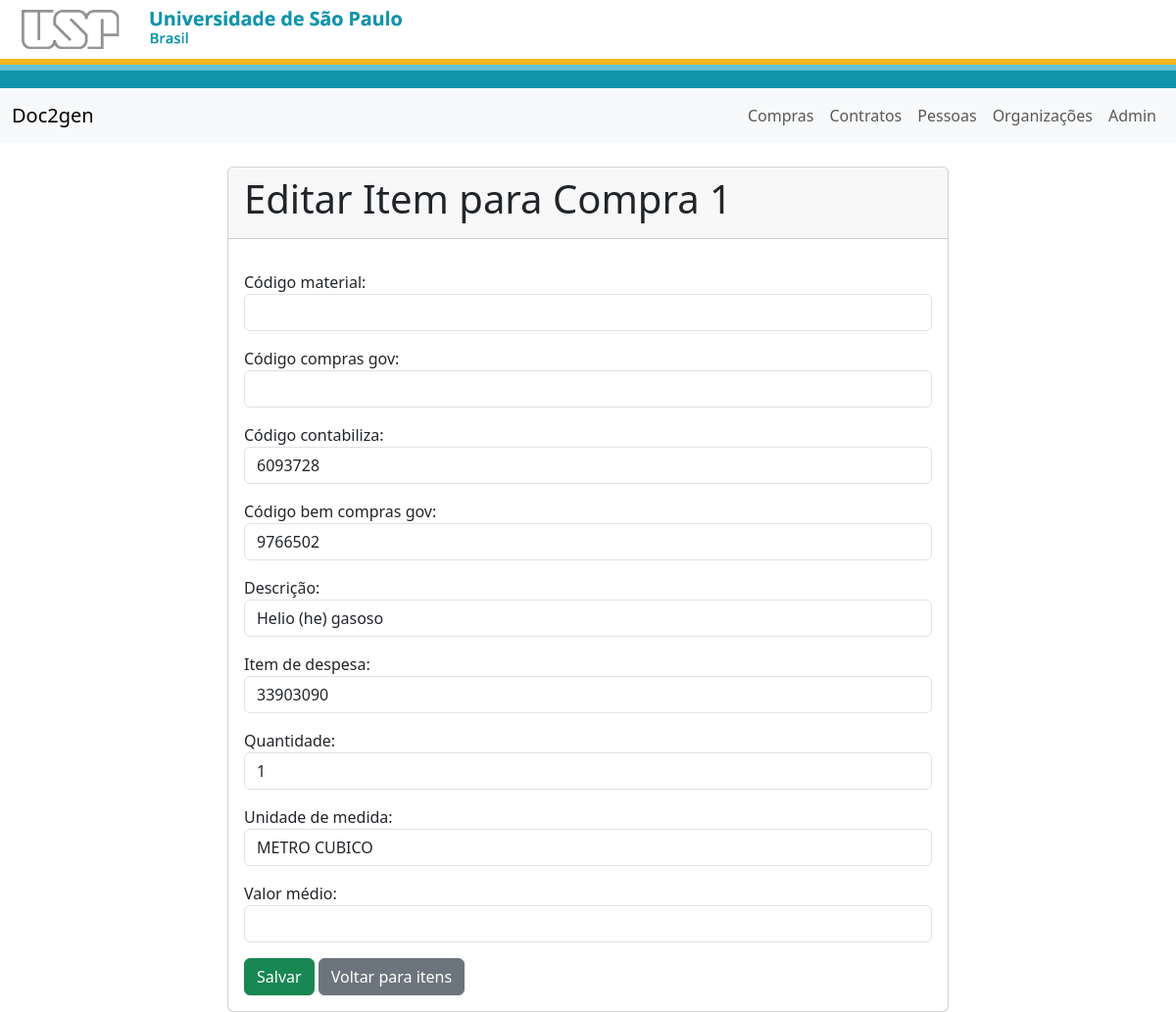
Page /compras/item/1/editar/ on the committed database.
### compras/models.py (models this page shows, shortened)
class Item(models.Model):
    numero_ordem = models.PositiveIntegerField('Ordem', editable=False, db_index=True)
    codigo_material = models.CharField(
        'Código material',
        max_length=14,
        blank=True,
        null=True,
    )
    codigo_comprasgov = models.CharField(
        'Código compras gov',
        max_length=14,
        blank=True,
        null=True,
    )
    codigo_contabiliza = models.CharField(
        'Código contabiliza',
        max_length=14,
        blank=True,
        null=True,
    )
    codigo_bem = models.CharField(
        'Código bem compras gov',
        max_length=14,
        blank=True,
        null=True,
    )
    descricao = models.CharField('Descrição', max_length=255, blank=True, null=True)
    item_despesa = models.CharField(
        'Item de despesa',
        max_length=255,
        validators=[RegexValidator(r'^\d+$', 'Deve ser apenas números')],
        blank=True,
        null=True,
    )
    valor_medio = models.DecimalField('Valor médio', max_digits=14, decimal_places=2, validators=[MinValueValidator(0)], blank=True, null=True)
    quantidade = models.PositiveIntegerField('Quantidade', blank=True, null=True)
    unidade_medida = models.CharField('Unidade de medida', max_length=20, blank=True, null=True)
    demanda = models.ForeignKey(Demanda, related_name='itens', on_delete=models.CASCADE)
    class Meta:
        unique_together = ('demanda', 'numero_ordem')
        ordering = ['demanda', 'numero_ordem']

### compras/views.py (the view, shortened to what this page needs)
# urls.py: path('item/<int:pk>/editar/', views.ItemUpdateView.as_view(), name='item_update'),
class ItemUpdateView(UpdateView):
    model = Item
    form_class = ItemForm
    template_name = 'compras/item_form.html'
    def get_context_data(self, **kwargs):
        ctx = super().get_context_data(**kwargs)
        ctx['compra_id'] = self.object.demanda.compra_id
        return ctx
    def get_form(self, form_class=None):
        form = super().get_form(form_class)
        form.fields['demanda'].queryset = Demanda.objects.filter(compra=self.object.demanda.compra)
        return form

### compras/forms.py
class ItemForm(forms.ModelForm):
    class Meta:
        model = Item
        fields = [
            'demanda', 'codigo_material', 'codigo_comprasgov', 'codigo_contabiliza',
            'codigo_bem', 'descricao', 'item_despesa', 'unidade_medida', 'quantidade', 'valor_medio'
        ]
        widgets = {
            'demanda': forms.Select(attrs={'class': 'form-select'}),
            'codigo_material': forms.TextInput(attrs={'class': 'form-control'}),
            'codigo_comprasgov': forms.TextInput(attrs={'class': 'form-control'}),
            'codigo_contabiliza': forms.TextInput(attrs={'class': 'form-control'}),
            'codigo_bem': forms.TextInput(attrs={'class': 'form-control'}),
            'descricao': forms.TextInput(attrs={'class': 'form-control'}),
            'item_despesa': forms.TextInput(attrs={'class': 'form-control'}),
            'unidade_medida': forms.TextInput(attrs={'class': 'form-control'}),
            'quantidade': forms.NumberInput(attrs={'class': 'form-control'}),
            'valor_medio': forms.NumberInput(attrs={'class': 'form-control'}),
        }

### compras/templates/compras/item_form.html (shortened to what this page needs)
{% extends 'base.html' %}
{% block content %}
<div class="row justify-content-center">
    <div class="col-md-8">
        <div class="card">
            <div class="card-header">
                <h1 class="card-title">{% if view.object %}Editar Item{% else %}Novo Item{% endif %} para Compra {{ compra_id }}</h3>
            </div>
            <div class="card-body">
                <form method="post">{% csrf_token %}
                    <div class="mb-3">
                        {{ form.codigo_material.label_tag }}
                        {{ form.codigo_material }}
                    </div>
                    <div class="mb-3">
                        {{ form.codigo_comprasgov.label_tag }}
                        {{ form.codigo_comprasgov }}
                    </div>
                    <div class="mb-3">
                        {{ form.codigo_contabiliza.label_tag }}
                        {{ form.codigo_contabiliza }}
                    </div>
                    <div class="mb-3">
                        {{ form.codigo_bem.label_tag }}
                        {{ form.codigo_bem }}
                    </div>
                    <div class="mb-3">
                        {{ form.descricao.label_tag }}
                        {{ form.descricao }}
                    </div>
                    <div class="mb-3">
                        {{ form.item_despesa.label_tag }}
                        {{ form.item_despesa }}
                    </div>
                    <div class="mb-3">
                        {{ form.quantidade.label_tag }}
                        {{ form.quantidade }}
                    </div>
                    <div class="mb-3">
                        {{ form.unidade_medida.label_tag }}
                        {{ form.unidade_medida }}
                    </div>
                    <div class="mb-3">
                        {{ form.valor_medio.label_tag }}
                        {{ form.valor_medio }}
                    </div>
                    <button type="submit" class="btn btn-success">Salvar</button>
                    <a href="{% url 'item_list' compra_id %}" class="btn btn-secondary">Voltar para itens</a>
                </form>
            </div>
        </div>
    </div>
</div>
{% endblock %}

### rows in the picture
Item: codigo_contabiliza "6093728", codigo_bem "9766502", descricao "Helio (he) gasoso", item_despesa "33903090", quantidade "1", unidade_medida "METRO CUBICO"

### other values in the picture
{{ compra_id }} "1"
